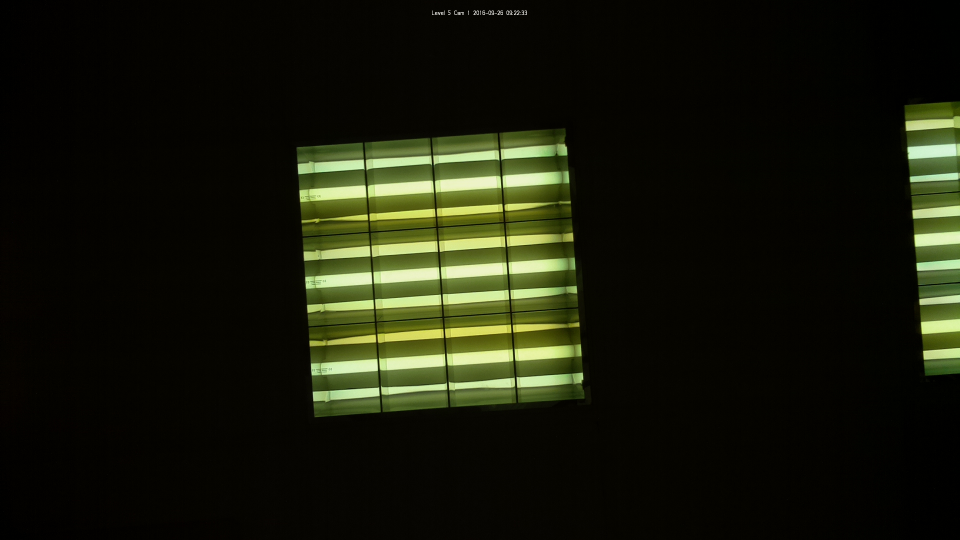
#> input picture kiosk/pictures/0014_20160926_092235_42817100.jpg, 1920 x 1080 px, given as the content of the folder /Users/tungphung/Documents/images12/, which was not available (shown at 1/2 size)
$ python panorama4.py   (Python 2 division)   (older library calls are emulated)
#> lines starting #> are read from the running program, lines starting #| are printed output that depends on the picture; pictures that were not available may be replaced by others from this repository, and a replacement may not be noted
"""
pano.py: A full-stack panorama stitcher.
author: Frank Liu - frank.zijie@gmail.com
last modified: 03/13/2015
Copyright (c) 2015, Frank Liu
All rights reserved.
Redistribution and use in source and binary forms, with or without
modification, are permitted provided that the following conditions are met:
    * Redistributions of source code must retain the above copyright
      notice, this list of conditions and the following disclaimer.
    * Redistributions in binary form must reproduce the above copyright
      notice, this list of conditions and the following disclaimer in the
      documentation and/or other materials provided with the distribution.
    * Neither the name of the Frank Liu (fzliu) nor the
      names of its contributors may be used to endorse or promote products
      derived from this software without specific prior written permission.
THIS SOFTWARE IS PROVIDED BY THE COPYRIGHT HOLDERS AND CONTRIBUTORS "AS IS" AND
ANY EXPRESS OR IMPLIED WARRANTIES, INCLUDING, BUT NOT LIMITED TO, THE IMPLIED
WARRANTIES OF MERCHANTABILITY AND FITNESS FOR A PARTICULAR PURPOSE ARE
DISCLAIMED. IN NO EVENT SHALL Frank Liu (fzliu) BE LIABLE FOR ANY
DIRECT, INDIRECT, INCIDENTAL, SPECIAL, EXEMPLARY, OR CONSEQUENTIAL DAMAGES
(INCLUDING, BUT NOT LIMITED TO, PROCUREMENT OF SUBSTITUTE GOODS OR SERVICES;
LOSS OF USE, DATA, OR PROFITS; OR BUSINESS INTERRUPTION) HOWEVER CAUSED AND
ON ANY THEORY OF LIABILITY, WHETHER IN CONTRACT, STRICT LIABILITY, OR TORT
(INCLUDING NEGLIGENCE OR OTHERWISE) ARISING IN ANY WAY OUT OF THE USE OF THIS
SOFTWARE, EVEN IF ADVISED OF THE POSSIBILITY OF SUCH DAMAGE.
TODOs:
  - matching using locally distinctive image features
  - a more efficient cylindrical projection
"""

import argparse
from collections import deque
import os
import sys
from timeit import default_timer

import cv2
import numpy as np

ALLOWED_EXTENSIONS = set(['png', 'jpg', 'jpeg', 'PNG', 'JPG', 'JPEG'])

parser = argparse.ArgumentParser(description="A full-stack panorama stitcher.",
                                 usage="pano.py <directory>")
parser.add_argument("-i", "--input", default="test", help="path to directory with images for stitching")
parser.add_argument("-p", "--proj", default="cylindrical", help="projection type (planar or cylindrical)")
parser.add_argument("-v", "--verbose", default=1, help="specify the verbosity of the operation (0 or 1)")

# for focal length computation
np.seterr(all="ignore")

# initialize weights for blending
blend_weights = np.zeros((128, 128), dtype=np.float32)
iter_bw = np.nditer(blend_weights,
                    flags=['multi_index'],
                    op_flags=['writeonly'])
center = (blend_weights.shape[0] / 2.0, blend_weights.shape[1] / 2.0)
for p in iter_bw:
    y = 1 - abs(iter_bw.multi_index[0] - center[0]) / (center[0] + 1)
    x = 1 - abs(iter_bw.multi_index[1] - center[1]) / (center[1] + 1)
    p[...] = x * y


class PanoImage:
    # minimum number of feature matches for image match
    MIN_FEAT_MATCHES = 50

    # minimum focal length (small focals lead to distorted panoramas)
    MIN_FOCAL_LENGTH = 10

    # feature detector
    # detector = cv2.ORB(nfeatures=2048)
    detector = cv2.xfeatures2d.SIFT_create(nfeatures=1024, edgeThreshold=40)

    # FLANN matcher
    # OpenCV 2.4.9 does not contain FLANN enums
    # ** hopefully will be changed in OpenCV 3+
    # matcher = cv2.FlannBasedMatcher(dict(algorithm=4,
    #                                     table_number=6,
    #                                     key_size=12,
    #                                     multi_probe_level=1), {})
    matcher = cv2.FlannBasedMatcher(dict(algorithm=1,
                                         trees=5), {})

    def __init__(self, path):
        self.img = cv2.imread(path)
        self.img_bands = []
        self.feat_matches = {}
        self.n_feat_matches = 0
        self.img_matches = {}
        self.H = None  # homography to "root" of connected component

    def computeFeatures(self):
        """
            Computes features for this particular image.
        """

        detector = PanoImage.detector

        # extract keypoints and descriptors
        img_gray = cv2.cvtColor(self.img, cv2.COLOR_BGR2GRAY)
        (self.keypts, self.descs) = detector.detectAndCompute(img_gray, None)
        self.descs = self.descs.astype(np.float32)

    # [45 lines left out: function matchFeatures, not called in this run]

    def estimateFocalLength(self):
        """
            Estimates focal length using the global perspective transform.
        """

        H = self.H
        f_min = PanoImage.MIN_FOCAL_LENGTH

        # first estimate
        denom = H[0][0] ** 2 + H[0][1] ** 2 - H[1][0] ** 2 - H[1][1] ** 2
        f_sq = np.divide(H[1][2] ** 2 - H[0][2] ** 2, denom)
        f0 = False if f_sq == np.inf or f_sq < f_min else np.sqrt(f_sq)

        # second estimate
        denom = H[0][0] * H[1][0] + H[0][1] * H[1][1]
        f_sq = np.divide(-H[1][2] * H[0][2], denom)
        f1 = False if f_sq == np.inf or f_sq < f_min else np.sqrt(f_sq)

        # third estimate
        # print((np.dot(H[0,:], H[2,:]), np.dot(H[1,:], H[2,:])))

        # return the geometric mean if both estimates exist
        if not f0 and not f1:
            return False
        elif not f0:
            return 2 * f1
        elif not f1:
            return 2 * f0
        else:
            return 2 * np.sqrt(f0 * f1)

    def warpMinMax(self, warp_type="planar"):
        """
            Returns the max and min coordinates of the planar warped image.
        """

        (y, x) = self.img.shape[:2]

        # four corners of image
        corners = np.array([[0, 0],
                            [x, 0],
                            [0, y],
                            [x, y]], dtype=np.float32)

        # transform points
        t_corners = cv2.perspectiveTransform(np.array([corners]), self.H).squeeze()
        max_min_coords = np.array((t_corners[:, 0].min(),  # min X
                                   t_corners[:, 1].min(),  # min Y
                                   t_corners[:, 0].max(),  # max X
                                   t_corners[:, 1].max()), dtype=np.float32)

        return max_min_coords

    def warpImage(self, pano_dims, warp_type="planar"):
        """
            Performs a transform on the image.
        """

        global blend_weights

        img = self.img.astype(np.float32)
        mask = cv2.resize(blend_weights, (self.img.shape[:2])[::-1])

        # use warpPerspective() for planar warps
        if warp_type == "planar":
            img_warped = cv2.warpPerspective(img, self.H, pano_dims,
                                             borderMode=cv2.BORDER_REPLICATE)
            mask_warped = cv2.warpPerspective(mask, self.H, pano_dims,
                                              flags=cv2.INTER_NEAREST)

        # @TODO: cylindrical warp
        elif warp_type == "cylindrical":
            pass

        mask_warped = mask_warped.reshape(mask_warped.shape + (-1,))

        return (img_warped, mask_warped)


def loadImages(paths):
    print("Loading and computing features for images..."),

    # load all images and compute features (ORB)
    pano_imgs = []
    for i, path in enumerate(paths):
        print("{0}".format(i)),
        pano_imgs.append(PanoImage(path))
        pano_imgs[i].computeFeatures()
        print("\b" * (2 + len(str(i)))),
#> this loop made 1 pass
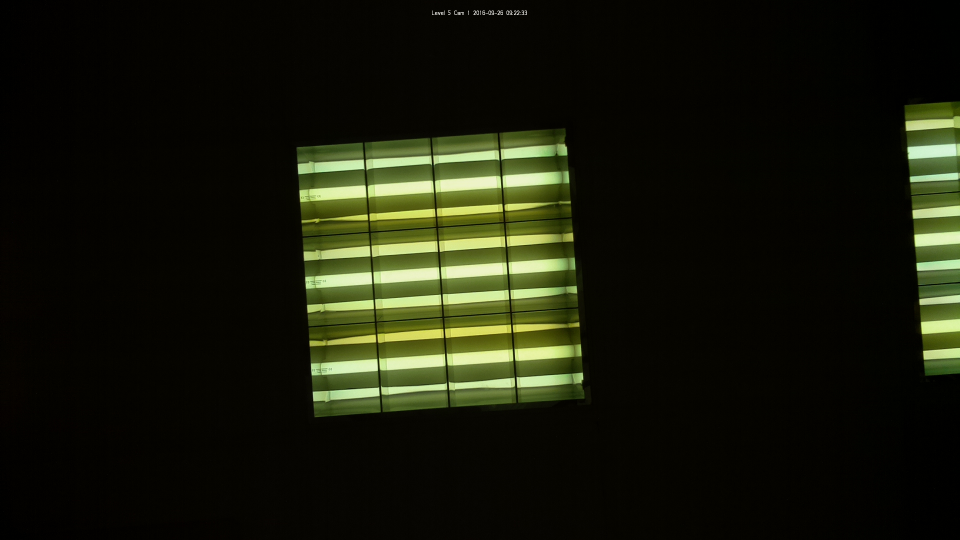
#> input picture kiosk/pictures/0014_20160926_092235_42817100.jpg, 1920 x 1080 px, given as the content of the folder /Users/tungphung/Documents/images12/, which was not available (shown at 1/2 size)
#> pass 1, in computeFeatures, `img_gray = cv2.cvtColor(self.img, cv2.COLOR_BGR2GRAY)`:
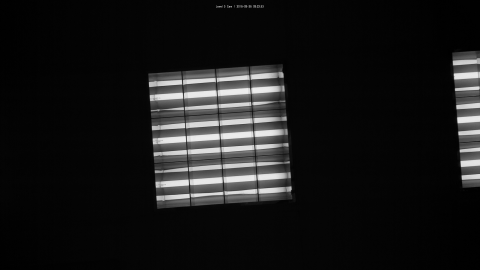
#> img_gray: shape (1080, 1920) (shown at 1/4 size); min 0, max 240, mean 23.2

    print("done.")

    return pano_imgs


def findImageMatches(pano_imgs):
    """
        Finds image matches using point correspondences.
    """

    print("Finding bidirectional image matches..."),

    # match features between images
    n_matches = 0
    n_imgs = len(pano_imgs)
    for i in range(0, n_imgs):
        for j in range(i + 1, n_imgs):
            if pano_imgs[i].matchFeatures(pano_imgs[j]):
                n_matches += 1

    print("found {0} match(es).".format(n_matches))


def findConnectedComponents(pano_imgs):
    """
        Finds connected components of images.
    """

    print("Finding connected components of images..."),

    # shallow copy of all input images
    pimgs = list(pano_imgs)

    # find connected components by image
    conn_comps = [[pimgs.pop()]]
    while len(pimgs) != 0:
        pimg = pimgs.pop()

        # loop through all conn. comps. and image matches
        cc_matches = []
        for cc in conn_comps:
            for im in pimg.img_matches.keys():
                if im in cc:  # matching img exists in component
                    if cc not in cc_matches:
                        cc_matches.append(cc)

        # merge all component matches by new image
        if len(cc_matches) > 0:
            cc_matches[0].append(pimg)
            for cc in cc_matches[1:]:
                cc_matches[0].extend(cc)
                conn_comps.remove(cc)
        else:
            conn_comps.append([pimg])

    print("found {0} component(s).".format(len(conn_comps)))

    return conn_comps


def compInitialHomographies(conn_comps):
    """
        Computes initial perspective transforms.
    """

    print("Computing initial perspective transforms..."),

    for i, pimgs in enumerate(conn_comps):

        # Djikstra params
        root = pimgs[0]
        found = [root]
        paths = [[root]]
        new_paths = deque([[root]])

        # continue until connected paths have been found
        while len(found) != len(pimgs):
            p = new_paths.popleft()
            for im in p[-1].img_matches.keys():
                if im not in found:
                    im_path = list(p) + [im]
                    found.append(im)
                    paths.append(im_path)
                    new_paths.append(im_path)

        # compute homographies
        base = paths.pop(0)[0]
        base.H = np.identity(3)
        for p in paths:
            H = np.identity(3)
            for i in range(1, len(p)):
                H = H.dot(p[i].img_matches[p[i - 1]])
            p[i].H = H

    print("done.")


# [72 lines left out: functions _p_ij, _dpdp, _dpdh_i, _dpdh_j, not called in this run]


def bundleAdjust(conn_comps):
    """
        Performs bundle adjustment on all connected components.
    """

    print("Performing bundle adjustment..."),

    # perform LMA updates for each connected component
    for i, cc in enumerate(conn_comps):

        # instantiate Jacobian + residual matrices
        n_matches = 0
        for pimg in cc:
            n_matches += pimg.n_feat_matches
        J = np.zeros((n_matches * 2, len(cc) * 8))
        r = np.zeros((n_matches * 2))

        # assign each image a number (cc[0] = root)
        img_nums = {}
        for i, pimg in enumerate(cc):
            img_nums[pimg] = i

        # LM update by error
        delta = 0.001 * n_matches
        err = np.inf
        while err == np.inf or err_prev > err + delta:
            # for wtf in range(5):

            # fill Jacobian and residual matrices
            row_n = 0
            for pimg in cc:
                ii = img_nums[pimg]
                for im in pimg.feat_matches:
                    ij = img_nums[im]

                    # load feature matches and compute BA params
                    fm = pimg.feat_matches[im]
                    p_ij = _p_ij(fm[0], pimg.H, im.H)
                    dpdp = _dpdp(p_ij)
                    dpdh_i = _dpdh_i(fm[0], pimg.H, im.H)
                    dpdh_j = _dpdh_j(fm[0], pimg.H, im.H)

                    # fill Jacobian and residual columns
                    for n in range(len(fm[0])):
                        r[row_n:row_n + 2] = fm[1][n] - p_ij[n]
                        J[row_n:row_n + 2, ii * 8:ii * 8 + 8] = dpdp[n].dot(dpdh_i[n])
                        J[row_n:row_n + 2, ij * 8:ij * 8 + 8] = dpdp[n].dot(dpdh_j[n])
                        row_n += 2

            # compute update vector
            JtJ = np.dot(J.T, J)
            Jtr = np.dot(J.T, r)
            JtJ = JtJ + 0.01 * np.eye(len(JtJ))
            update = np.dot(np.linalg.inv(JtJ), Jtr)
            update.resize(update.size / 8, 8)

            # compute the error (sigma = 2)
            r_xy = r.reshape(r.size / 2, 2)
            errs = r_xy[:, 0] ** 2 + r_xy[:, 1] ** 2
            errs_mask = np.where(errs > 2)
            errs[errs_mask] = 4 * np.sqrt(errs[errs_mask]) - 4

            # ensure error improvement
            err_prev = err
            err = (np.abs(errs) ** 2).sum()

            # update each homography
            for i, pimg in enumerate(cc):
                H_up = np.hstack((update[i, :], 0)).reshape(3, 3)
                pimg.H += H_up

    print("done.")


# [21 lines left out: function _blendImagesLinear, not called in this run]


def _blendImagesPyramid(pimgs, pano_dims, n_bands=3, sigma=9):
    """
        Performs multi-band (pyramid) blending.
    """

    n_imgs = len(pimgs)

    # create a new panorama
    pano_shape = pano_dims[::-1]
    pano = np.zeros(pano_shape + (3,), dtype=np.float32)
    pano_band = np.zeros(pano_shape + (3,), dtype=np.float32)
    band_weights = np.zeros(pano_shape + (1,), dtype=np.float32)

    # warp weight images and get image bands
    imgs_warped = []
    lin_weights = []
    for pimg in pimgs:
        (iw, pw) = pimg.warpImage(pano_dims)
        imgs_warped.append(iw)
        lin_weights.append(pw)

    # compute mask indexes
    zero_mask = np.zeros(pano_shape + (1,), dtype=np.float32)
    mask_idxs = np.dstack([zero_mask] + lin_weights).argmax(axis=2)
    mask_idxs -= 1

    # generate individual masks
    mask_pano = np.zeros(pano_shape, dtype=np.bool)
    masks_warped = []
    for i in range(n_imgs):
        mask = mask_idxs == i
        mask_pano |= mask
        masks_warped.append(mask.astype(np.float32))

    # reconstruct using bands for all images
    reshape_vals = pano_shape + (-1,)
    for n in range(n_bands):
        pano_band[:] = 0
        band_weights[:] = 0
        for i in range(n_imgs):

            # final band
            if n == n_bands - 1:
                img_band = imgs_warped[i]
                mask_band = lin_weights[i]
                # mask_band = masks_warped[i]

            # non-final band (Laplacian pyramid)
            else:
                kernel_size = (sigma * (2 * n + 1),) * 2
                iw_new = cv2.GaussianBlur(imgs_warped[i], kernel_size, 0)
                masks_warped[i] = cv2.GaussianBlur(masks_warped[i], kernel_size, 0)
                masks_warped[i] = masks_warped[i].reshape(reshape_vals)

                # add contributions to band from individual images
                img_band = imgs_warped[i] - iw_new
                mask_band = masks_warped[i]
                imgs_warped[i] = iw_new

            # add contribution from individual images to band pano
            pano_band += img_band * mask_band
            band_weights += mask_band

        # add contribution to panorama from band pano
        band_weights[np.where(band_weights == 0)] = 1
        pano_band /= band_weights
        pano += pano_band

    # crop the panorama
    pano *= mask_pano.reshape(reshape_vals)

    return (pano, mask_pano.astype(np.uint8))


# [23 lines left out: function _projectOntoCylinder, not called in this run]


def registerPanoramas(conn_comps, projection, blending="pyramid", show_panos=False):
    """
        Registers and displays the panoramas.
    """
#> called with projection = 'planar', blending = 'pyramid', show_panos = False

    print("Registering panorama(s) using {0} blending...".format(blending)),

    panos = []
    for i, pimgs in enumerate(conn_comps):

        # use the first image in component as "center"
        # @TODO: automatic selection of center image?
        img_anchor = pimgs[0]
        anchor_H = np.linalg.inv(pimgs[0].H)
        for pimg in pimgs:
            pimg.H = pimg.H.dot(anchor_H)

        # estimate the focal length for the panorama
        focal = 1
        count = 0
        for pimg in pimgs:
            f = pimg.estimateFocalLength()
            focal *= f if f else 1
            count += 1 if f else 0
        focal = False if count == 0 else pow(focal, 1.0 / count)

        # get the min+max coordinates of each image
        mm_coords = []
        for pimg in pimgs:
            coords = pimg.warpMinMax()
            mm_coords.append(coords)
        mm_coords = np.array(mm_coords)

        # get max+min panorama coordinates
        pano_min_vals = mm_coords[:, :2].min(axis=0)
        pano_max_vals = mm_coords[:, 2:].max(axis=0)
        pano_min_max_vals = np.hstack((pano_min_vals, pano_max_vals))

        # get output panorama dimensions and min point (to scale transform)
        n_cols = int(pano_min_max_vals[2] - pano_min_max_vals[0])
        n_rows = int(pano_min_max_vals[3] - pano_min_max_vals[1])
        pano_dims = (n_cols if n_cols % 2 == 0 else n_cols + 1,
                     n_rows if n_rows % 2 == 0 else n_rows + 1)

        # scale all homographies in the component - update by min (x,y)
        move_H = np.eye(3)
        move_H[0, 2] -= pano_min_max_vals[0]
        move_H[1, 2] -= pano_min_max_vals[1]
        for pimg in pimgs:
            pimg.H = move_H.dot(pimg.H)

        # linear blending
        if blending == "linear":
            (pano, mask) = _blendImagesLinear(pimgs, pano_dims)

        # multi-band (pyramid) blending
        elif blending == "pyramid":
            (pano, mask) = _blendImagesPyramid(pimgs, pano_dims)

        # unknown blending
        else:
            assert False, "{0} blending not implemented".format(blending)

        if projection == "cylindrical":
            # perform a more aesthetic projection
            center_x = -pano_min_max_vals[0] + img_anchor.img.shape[1] / 2
            center_y = -pano_min_max_vals[1] + img_anchor.img.shape[0] / 2
            pano = _projectOntoCylinder(pano, (center_x, center_y), focal)
            mask = _projectOntoCylinder(mask, (center_x, center_y), focal)

            # remove the black border from the panorama
            cols = np.where(mask.max(axis=0) == 0)
            rows = np.where(mask.max(axis=1) == 0)
            pano = np.delete(pano, rows, axis=0)
            pano = np.delete(pano, cols, axis=1)

        # add panorama to output list
        panos.append(pano)

    print("done.")

    # show panoramas if flag is set
    if show_panos:
        for p in panos:
            # resize maximum dimension to 1000 pixels
            dims = p.shape
            f = 1000.0 / max(dims)
            new_dims = (int(dims[1] * f), int(dims[0] * f))
            p_small = cv2.resize(p, new_dims)

            # show the panorama
            win_name = "Panorama {0}".format(i + 1)
            cv2.imshow(win_name, p_small)
            cv2.waitKey()
            cv2.destroyWindow(win_name)

    return panos


def build_panoramas(paths, projection="cylindrical", verbose=True):
    """
        Stitches all of the images in a directory.
        Note: this function IS NOT thread-safe (esp. if verbosity is on).
    """

    # @TODO: this is probably not a good idea
    stdout_orig = sys.stdout
    nullstream = open(os.devnull, 'w')
    sys.stdout = sys.stderr if verbose else nullstream

    start = default_timer()

    # stitching pipeline
    # 1) load all images and extract features
    # 2) find image matches using RANSAC
    # 3) find connected components of images
    # 4) use Dijkstra's algorithm to compute initial transforms
    # 5) perform bundle adjustment
    # 6) panorama registration
    pano_imgs = loadImages(paths)
    findImageMatches(pano_imgs)
    conn_comps = findConnectedComponents(pano_imgs)
    compInitialHomographies(conn_comps)
    bundleAdjust(conn_comps)
    panos = registerPanoramas(conn_comps, projection)

    # timing information
    print("Total time elapsed: {0}s".format(default_timer() - start))

    nullstream.close()
    sys.stdout = stdout_orig

    return panos


if __name__ == "__main__":

    args = parser.parse_args()
    _imageDir = '/Users/tungphung/Documents/images12/'

    # get all images - default to "test_imgs" dir if not specified on cl
    paths = []
    for fname in os.listdir(_imageDir):
        if fname.split(".")[-1] in ALLOWED_EXTENSIONS:
            paths.append(os.path.join(_imageDir, fname))
            print os.path.join(_imageDir, fname)
    # panos = build_panoramas(paths, projection=args.proj, verbose=args.verbose)
    panos = build_panoramas(paths, projection='planar', verbose=0)

    # save panoramas
    for i, p in enumerate(panos):
        cv2.imwrite("Tung_pano{0}.jpg".format(i), p)
        cv2.imshow("pano{0}.jpg".format(i), p)
#> this loop made 1 pass
#> pass 1, `cv2.imshow("pano{0}.jpg".format(i), p)`:
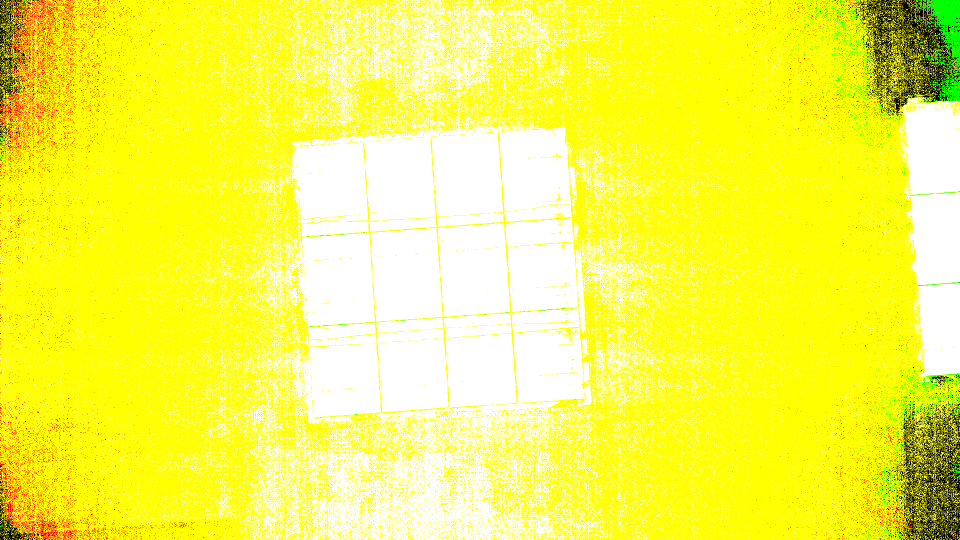
#> window 'pano0.jpg': shape (1080, 1920, 3) (shown at 1/2 size); mean B, G, R 76.9, 246.9, 247.8

    cv2.waitKey(0)
